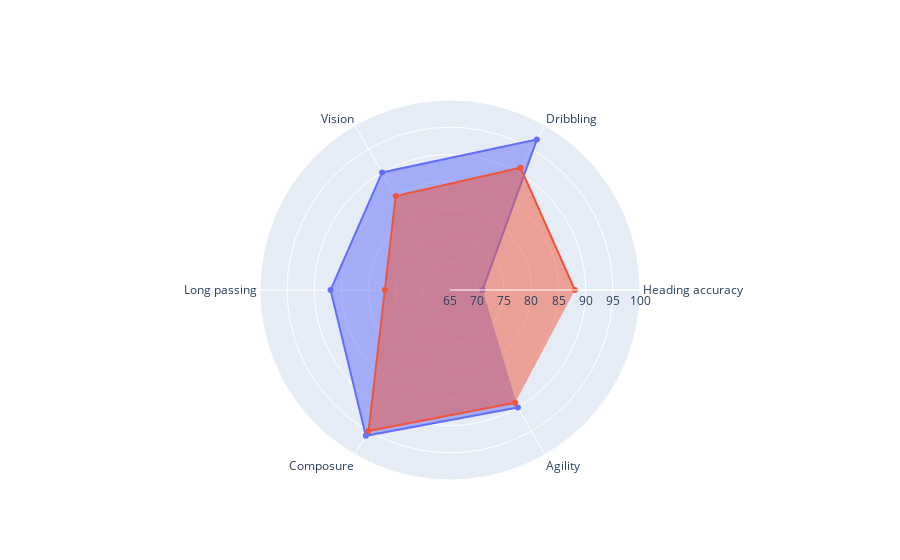

The cell this chart's notebook holds for it:
### Code cell
# Plot charts from both Ronald and Messi on top of each other to compare
import plotly.graph_objects as go

fig = go.FigureWidget()

fig.add_trace(go.Scatterpolar( r=messi['value'], theta=messi['attribute'], fill='toself', name='Messi'))
fig.add_trace(go.Scatterpolar( r=ronaldo['value'], theta=ronaldo['attribute'], fill='toself', name='Ronaldo'))

fig.update_layout(
  polar=dict(radialaxis=dict( visible=True, range=[65, 100])), showlegend=False)

fig.show()

### Figure 1 — Plotly figure (JSON) as saved in the notebook; plotly's stock layout.template omitted (floating-point values rounded to 4 significant figures)
{"data": [{"fill": "toself", "name": "Messi", "r": [71, 97, 90, 87, 96, 90], "theta": ["Heading accuracy", "Dribbling", "Vision", "Long passing", "Composure", "Agility"], "type": "scatterpolar", "uid": "cd0d30b3-f7ce-449d-83a6-84ba5f94f5ab"}, {"fill": "toself", "name": "Ronaldo", "r": [88, 91, 85, 77, 95, 89], "theta": ["Heading accuracy", "Dribbling", "Vision", "Long passing", "Composure", "Agility"], "type": "scatterpolar", "uid": "c5daf1da-d607-4703-b6bb-a3f594a385bc"}], "layout": {"polar": {"radialaxis": {"range": [65, 100], "visible": true}}, "showlegend": false}}
